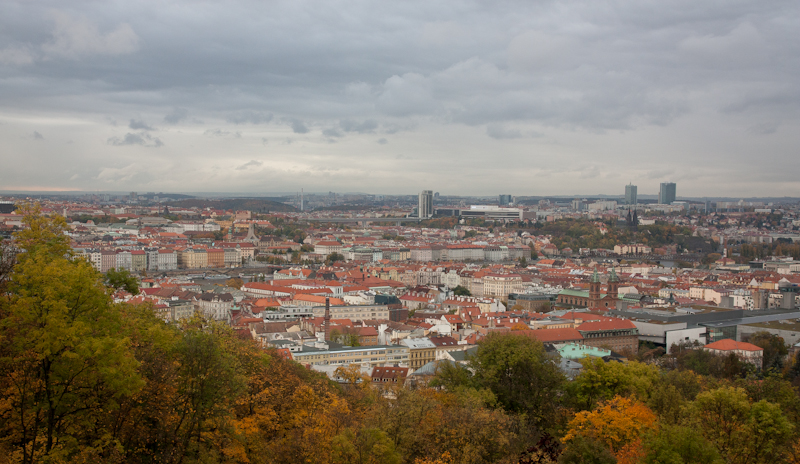
#> input picture data/img/prague.png, 800 x 464 px, found by its file name
$ jupyter execute --allow-errors index.ipynb   (shell and % lines are left out)
#> lines starting #> are read from the running program, lines starting #| are printed output that depends on the picture
[cell 1]
#hide
from extract_patches.core import *

# Extract_patches

> Simple function for local patch extraction from local features keypoints

## Install

`pip install extract_patches`

## How to use

extract_patches accepts following formats:

 - OpenCV keypoints
 - Ellipse format \[x y a b c\], see further in [Oxford-Affine](http://www.robots.ox.ac.uk/~vgg/research/affine/detectors.html#binaries)
 - Affine features format [x y a11 a12 a21 a22], see further [here](https://www.vlfeat.org/overview/frame.html)
 - OpenCV keypoints + A (a11 a12 a21, a22), say from [AffNet](https://github.com/ducha-aiki/affnet/) output

First, let's delect some local features, e.g. OpenCV ORB.

[cell 2]
import matplotlib.pyplot as plt
import numpy as np
import cv2
import math
import seaborn as sns
from time import time
from PIL import Image
from extract_patches.core import extract_patches

img1 = cv2.cvtColor(cv2.imread('data/img/prague.png'), cv2.COLOR_BGR2RGB)

det = cv2.ORB_create(500)
kps1, descs1 = det.detectAndCompute(img1,None)
#> kps1 = 500 keypoints; strongest (x, y, size): (687, 338, 31), (442, 317, 31), (455, 325, 31), (298, 349, 31)

vis_img1 = None
vis_img1 = cv2.drawKeypoints(cv2.cvtColor(img1,cv2.COLOR_RGB2GRAY),kps1,vis_img1,
                             flags=cv2.DRAW_MATCHES_FLAGS_DRAW_RICH_KEYPOINTS)
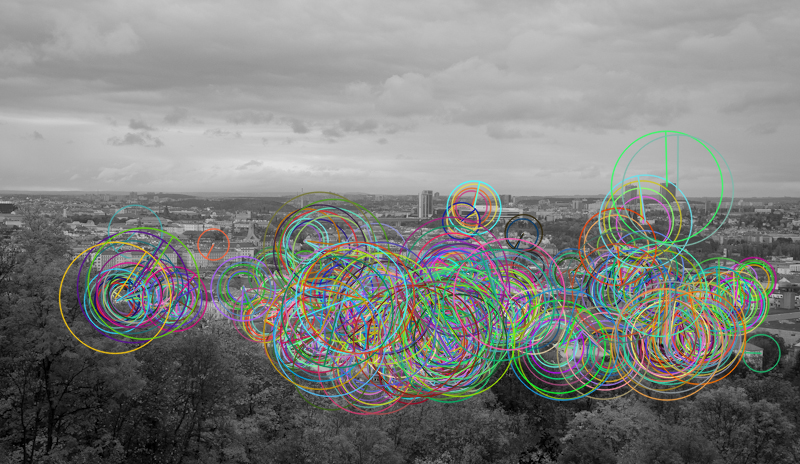
#> vis_img1: shape (464, 800, 3); mean R, G, B 126.5, 128.3, 125.7
plt.imshow(vis_img1)
